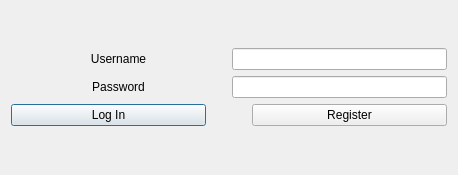
<?xml version="1.0" encoding="UTF-8"?>
<ui version="4.0">
 <class>LoginWindow</class>
 <widget class="QDialog" name="LoginWindow">
  <property name="geometry">
   <rect>
    <x>0</x>
    <y>0</y>
    <width>458</width>
    <height>175</height>
   </rect>
  </property>
  <property name="windowTitle">
   <string>LoginWindow</string>
  </property>
  <layout class="QVBoxLayout" name="verticalLayout_3">
   <item>
    <layout class="QVBoxLayout" name="verticalLayout_2">
     <item>
      <layout class="QHBoxLayout" name="horizontalLayout">
       <item>
        <widget class="QLabel" name="usernameLabel">
         <property name="text">
          <string>Username</string>
         </property>
         <property name="alignment">
          <set>Qt::AlignCenter</set>
         </property>
        </widget>
       </item>
       <item>
        <widget class="QLineEdit" name="usernameLineEdit">
         <property name="sizePolicy">
          <sizepolicy hsizetype="Preferred" vsizetype="Fixed">
           <horstretch>0</horstretch>
           <verstretch>0</verstretch>
          </sizepolicy>
         </property>
        </widget>
       </item>
      </layout>
     </item>
     <item>
      <layout class="QVBoxLayout" name="verticalLayout">
       <item>
        <layout class="QHBoxLayout" name="horizontalLayout_2">
         <item>
          <widget class="QLabel" name="passwordLabel">
           <property name="text">
            <string>Password</string>
           </property>
           <property name="alignment">
            <set>Qt::AlignCenter</set>
           </property>
          </widget>
         </item>
         <item>
          <widget class="QLineEdit" name="passwordLineEdit">
           <property name="sizePolicy">
            <sizepolicy hsizetype="Preferred" vsizetype="Fixed">
             <horstretch>0</horstretch>
             <verstretch>0</verstretch>
            </sizepolicy>
           </property>
          </widget>
         </item>
        </layout>
       </item>
      </layout>
     </item>
     <item>
      <layout class="QHBoxLayout" name="horizontalLayout_3">
       <item>
        <widget class="QPushButton" name="loginButton">
         <property name="text">
          <string>Log In</string>
         </property>
        </widget>
       </item>
       <item>
        <spacer name="horizontalSpacer">
         <property name="orientation">
          <enum>Qt::Horizontal</enum>
         </property>
         <property name="sizeType">
          <enum>QSizePolicy::Fixed</enum>
         </property>
         <property name="sizeHint" stdset="0">
          <size>
           <width>40</width>
           <height>20</height>
          </size>
         </property>
        </spacer>
       </item>
       <item>
        <widget class="QPushButton" name="registerButton">
         <property name="text">
          <string>Register</string>
         </property>
        </widget>
       </item>
      </layout>
     </item>
    </layout>
   </item>
  </layout>
 </widget>
 <resources/>
 <connections/>
</ui>
